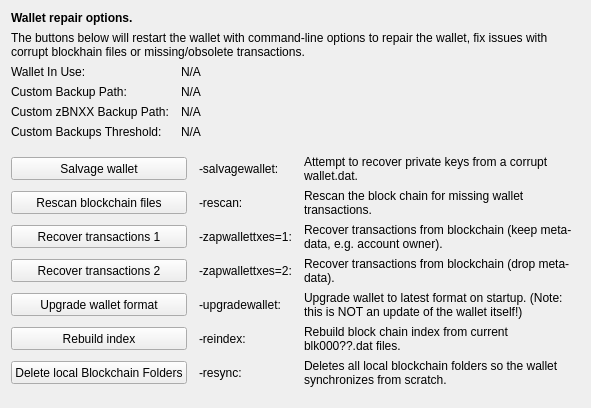
     <widget class="QWidget" name="tab_repair">
      <attribute name="title">
       <string>&amp;Wallet Repair</string>
      </attribute>
      <layout class="QGridLayout" name="gridLayout_4" columnstretch="0,0,0,0">
       <property name="horizontalSpacing">
        <number>12</number>
       </property>
       <item row="0" column="0" colspan="4">
        <widget class="QLabel" name="label_repair_header">
         <property name="font">
          <font>
           <weight>75</weight>
           <bold>true</bold>
          </font>
         </property>
         <property name="text">
          <string>Wallet repair options.</string>
         </property>
        </widget>
       </item>
       <item row="1" column="0" colspan="4">
        <widget class="QLabel" name="label_repair_helptext">
         <property name="font">
          <font>
           <weight>50</weight>
           <bold>false</bold>
          </font>
         </property>
         <property name="text">
          <string>The buttons below will restart the wallet with command-line options to repair the wallet, fix issues with corrupt blockhain files or missing/obsolete transactions.</string>
         </property>
         <property name="wordWrap">
          <bool>true</bool>
         </property>
        </widget>
       </item>
       <item row="2" column="0">
        <widget class="QLabel" name="wallet_path_label">
         <property name="text">
          <string>Wallet In Use:</string>
         </property>
        </widget>
       </item>
       <item row="2" column="1" colspan="3">
        <widget class="QLabel" name="wallet_path">
         <property name="cursor">
          <cursorShape>IBeamCursor</cursorShape>
         </property>
         <property name="text">
          <string>N/A</string>
         </property>
         <property name="textFormat">
          <enum>Qt::PlainText</enum>
         </property>
         <property name="textInteractionFlags">
          <set>Qt::LinksAccessibleByMouse|Qt::TextSelectableByKeyboard|Qt::TextSelectableByMouse</set>
         </property>
        </widget>
       </item>
       <item row="3" column="0">
        <widget class="QLabel" name="wallet_custombackuppath_label">
         <property name="text">
          <string>Custom Backup Path:</string>
         </property>
         <property name="visible">
          <bool>false</bool>
         </property>
        </widget>
       </item>
       <item row="3" column="1" colspan="3">
        <widget class="QLabel" name="wallet_custombackuppath">
         <property name="cursor">
          <cursorShape>IBeamCursor</cursorShape>
         </property>
         <property name="text">
          <string>N/A</string>
         </property>
         <property name="textFormat">
          <enum>Qt::PlainText</enum>
         </property>
         <property name="textInteractionFlags">
          <set>Qt::LinksAccessibleByMouse|Qt::TextSelectableByKeyboard|Qt::TextSelectableByMouse</set>
         </property>
         <property name="visible">
          <bool>false</bool>
         </property>
        </widget>
       </item>
       <item row="4" column="0">
        <widget class="QLabel" name="wallet_customzbnxxbackuppath_label">
         <property name="text">
          <string>Custom zBNXX Backup Path:</string>
         </property>
         <property name="visible">
          <bool>false</bool>
         </property>
        </widget>
       </item>
       <item row="4" column="1" colspan="3">
        <widget class="QLabel" name="wallet_customzbnxxbackuppath">
         <property name="cursor">
          <cursorShape>IBeamCursor</cursorShape>
         </property>
         <property name="text">
          <string>N/A</string>
         </property>
         <property name="textFormat">
          <enum>Qt::PlainText</enum>
         </property>
         <property name="textInteractionFlags">
          <set>Qt::LinksAccessibleByMouse|Qt::TextSelectableByKeyboard|Qt::TextSelectableByMouse</set>
         </property>
         <property name="visible">
          <bool>false</bool>
         </property>
        </widget>
       </item>
       <item row="5" column="0">
        <widget class="QLabel" name="wallet_custombackupthreshold_label">
         <property name="text">
          <string>Custom Backups Threshold:</string>
         </property>
         <property name="visible">
          <bool>false</bool>
         </property>
        </widget>
       </item>
       <item row="5" column="1" colspan="3">
        <widget class="QLabel" name="wallet_custombackupthreshold">
         <property name="cursor">
          <cursorShape>IBeamCursor</cursorShape>
         </property>
         <property name="text">
          <string>N/A</string>
         </property>
         <property name="textFormat">
          <enum>Qt::PlainText</enum>
         </property>
         <property name="textInteractionFlags">
          <set>Qt::LinksAccessibleByMouse|Qt::TextSelectableByKeyboard|Qt::TextSelectableByMouse</set>
         </property>
         <property name="visible">
          <bool>false</bool>
         </property>
        </widget>
       </item>
       <item row="6" column="0">
        <spacer name="verticalSpacer_repair1">
         <property name="orientation">
          <enum>Qt::Vertical</enum>
         </property>
         <property name="sizeHint" stdset="0">
          <size>
           <width>10</width>
           <height>10</height>
          </size>
         </property>
        </spacer>
       </item>
       <item row="7" column="0" colspan="2">
        <widget class="QPushButton" name="btn_salvagewallet">
         <property name="minimumSize">
          <size>
           <width>100</width>
           <height>23</height>
          </size>
         </property>
         <property name="text">
          <string>Salvage wallet</string>
         </property>
        </widget>
       </item>
       <item row="7" column="2">
        <widget class="QLabel" name="label_repair_salvage_command">
         <property name="text">
          <string notr="true">-salvagewallet:</string>
         </property>
        </widget>
       </item>
       <item row="7" column="3">
        <widget class="QLabel" name="label_repair_salvage">
         <property name="text">
          <string>Attempt to recover private keys from a corrupt wallet.dat.</string>
         </property>
         <property name="wordWrap">
          <bool>true</bool>
         </property>
        </widget>
       </item>
       <item row="8" column="0" colspan="2">
        <widget class="QPushButton" name="btn_rescan">
         <property name="minimumSize">
          <size>
           <width>100</width>
           <height>23</height>
          </size>
         </property>
         <property name="text">
          <string>Rescan blockchain files</string>
         </property>
        </widget>
       </item>
       <item row="8" column="2">
        <widget class="QLabel" name="label_repair_rescan_command">
         <property name="text">
          <string notr="true">-rescan:</string>
         </property>
        </widget>
       </item>
       <item row="8" column="3">
        <widget class="QLabel" name="label_repair_rescan">
         <property name="text">
          <string>Rescan the block chain for missing wallet transactions.</string>
         </property>
         <property name="wordWrap">
          <bool>true</bool>
         </property>
        </widget>
       </item>
       <item row="9" column="0" colspan="2">
        <widget class="QPushButton" name="btn_zapwallettxes1">
         <property name="minimumSize">
          <size>
           <width>100</width>
           <height>23</height>
          </size>
         </property>
         <property name="text">
          <string>Recover transactions 1</string>
         </property>
        </widget>
       </item>
       <item row="9" column="2">
        <widget class="QLabel" name="label_repair_zap1_command">
         <property name="text">
          <string notr="true">-zapwallettxes=1:</string>
         </property>
        </widget>
       </item>
       <item row="9" column="3">
        <widget class="QLabel" name="label_repair_zap1">
         <property name="text">
          <string>Recover transactions from blockchain (keep meta-data, e.g. account owner).</string>
         </property>
         <property name="wordWrap">
          <bool>true</bool>
         </property>
        </widget>
       </item>
       <item row="10" column="0" colspan="2">
        <widget class="QPushButton" name="btn_zapwallettxes2">
         <property name="minimumSize">
          <size>
           <width>100</width>
           <height>23</height>
          </size>
         </property>
         <property name="text">
          <string>Recover transactions 2</string>
         </property>
        </widget>
       </item>
       <item row="10" column="2">
        <widget class="QLabel" name="label_repair_zap2_command">
         <property name="text">
          <string notr="true">-zapwallettxes=2:</string>
         </property>
        </widget>
       </item>
       <item row="10" column="3">
        <widget class="QLabel" name="label_repair_zap2">
         <property name="text">
          <string>Recover transactions from blockchain (drop meta-data).</string>
         </property>
         <property name="wordWrap">
          <bool>true</bool>
         </property>
        </widget>
       </item>
       <item row="11" column="0" colspan="2">
        <widget class="QPushButton" name="btn_upgradewallet">
         <property name="minimumSize">
          <size>
           <width>100</width>
           <height>23</height>
          </size>
         </property>
         <property name="text">
          <string>Upgrade wallet format</string>
         </property>
        </widget>
       </item>
       <item row="11" column="2">
        <widget class="QLabel" name="label_repair_upgrade_command">
         <property name="text">
          <string notr="true">-upgradewallet:</string>
         </property>
        </widget>
       </item>
       <item row="11" column="3">
        <widget class="QLabel" name="label_repair_upgrade">
         <property name="text">
          <string>Upgrade wallet to latest format on startup. (Note: this is NOT an update of the wallet itself!)</string>
         </property>
         <property name="wordWrap">
          <bool>true</bool>
         </property>
        </widget>
       </item>
       <item row="12" column="0" colspan="2">
        <widget class="QPushButton" name="btn_reindex">
         <property name="minimumSize">
          <size>
           <width>100</width>
           <height>23</height>
          </size>
         </property>
         <property name="text">
          <string>Rebuild index</string>
         </property>
        </widget>
       </item>
       <item row="12" column="2">
        <widget class="QLabel" name="label_repair_reindex_command">
         <property name="text">
          <string notr="true">-reindex:</string>
         </property>
        </widget>
       </item>
       <item row="12" column="3">
        <widget class="QLabel" name="label_repair_reindex">
         <property name="text">
          <string>Rebuild block chain index from current blk000??.dat files.</string>
         </property>
         <property name="wordWrap">
          <bool>true</bool>
         </property>
        </widget>
       </item>
       <item row="13" column="0" colspan="2">
        <widget class="QPushButton" name="btn_resync">
         <property name="minimumSize">
          <size>
           <width>100</width>
           <height>23</height>
          </size>
         </property>
         <property name="text">
          <string>Delete local Blockchain Folders</string>
         </property>
        </widget>
       </item>
       <item row="13" column="2">
        <widget class="QLabel" name="label_repair_resync_command">
         <property name="text">
          <string>-resync:</string>
         </property>
        </widget>
       </item>
       <item row="13" column="3">
        <widget class="QLabel" name="label_repair_resync">
         <property name="text">
          <string>Deletes all local blockchain folders so the wallet synchronizes from scratch.</string>
         </property>
         <property name="wordWrap">
          <bool>true</bool>
         </property>
        </widget>
       </item>
       <item row="14" column="0">
        <spacer name="verticalSpacer_repair2">
         <property name="orientation">
          <enum>Qt::Vertical</enum>
         </property>
         <property name="sizeHint" stdset="0">
          <size>
           <width>20</width>
           <height>10</height>
          </size>
         </property>
        </spacer>
       </item>
      </layout>
     </widget>
